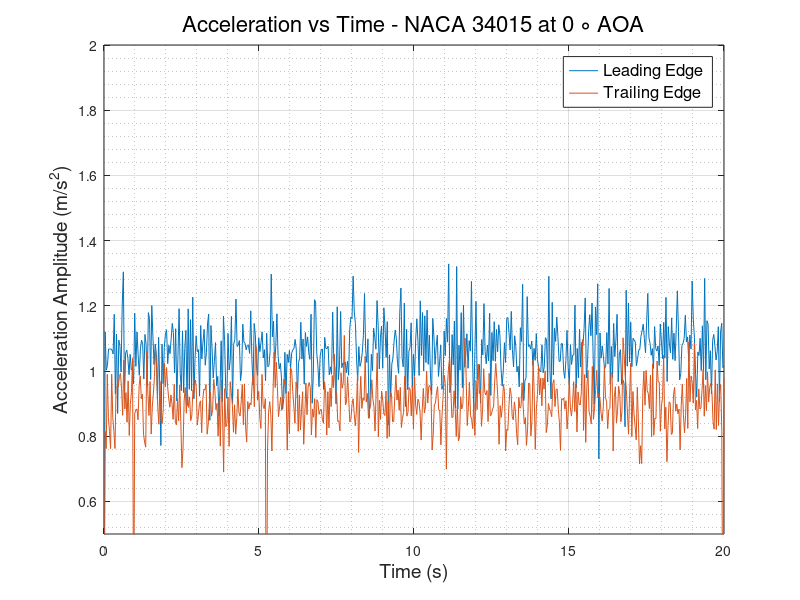
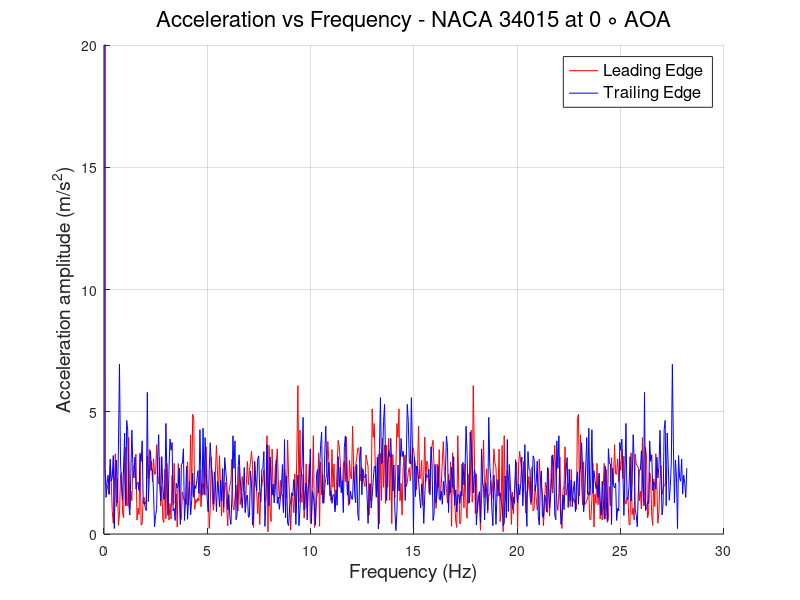

MATLAB code for these plots, in order:
clc
clear
close all
%% READING ACCELEROMETER DATA and defining Variables
                        % LEADING EDGE %
data   = xlsread('LE_700rpm.csv');
LE_time   = data(:,1);
LE_X_acc  = data(:,2);
LE_Y_acc  = data(:,3);
LE_Z_acc  = data(:,4);
LE_R_acc  = sqrt(LE_X_acc.^2 + LE_Y_acc.^2 + LE_Z_acc.^2);
% plot(LE_time,LE_R_acc)
N      = numel(LE_time);
Ts     = abs(diff(LE_time(1:2)));
fs     = 1/Ts;
f_axis = [0:N-1]*fs/N;
A_freq_LE = fft(LE_R_acc);
figure(1) 
plot(LE_time,LE_R_acc)
hold on
figure(2)
hold on
plot(f_axis,abs(A_freq_LE),'-r','LineWidth',0.5)
grid on 
grid minor
                        % TRAILING EDGE %
data   = xlsread('TE_700rpm.csv');
TE_time   = data(:,1);
TE_X_acc  = data(:,2);
TE_Y_acc  = data(:,3);
TE_Z_acc  = data(:,4);
TE_R_acc  = sqrt(TE_X_acc.^2 + TE_Y_acc.^2 + TE_Z_acc.^2);
% plot(TE_time,TE_R_acc)
N      = numel(TE_time);
Ts     = abs(diff(TE_time(1:2)));
fs     = 1/Ts;
f_axis = [0:N-1]*fs/N;
A_freq_TE = fft(TE_R_acc);
figure(1)
plot(TE_time, TE_R_acc)
grid on
grid minor
xlabel('Time (s)','FontSize',14,'FontWeight','normal')
ylabel('Acceleration Amplitude (m/s^2)','FontSize',14,'FontWeight','normal')
legend ('Leading Edge','Trailing Edge','FontSize',12,'FontWeight','normal')
title('Acceleration vs Time - NACA 34015 at 0 \circ AOA','FontSize',16,'FontWeight','normal')
ylim([0.5 2])
figure(2)
plot(f_axis,abs(A_freq_TE),'-b','LineWidth',0.5)
grid on 
grid minor
ylabel('Acceleration amplitude (m/s^2)','FontSize',14,'FontWeight','normal')
xlabel('Frequency (Hz)','FontSize',14,'FontWeight','normal')
ylim([0 20])
legend ('Leading Edge','Trailing Edge','FontSize',12,'FontWeight','normal')
title('Acceleration vs Frequency - NACA 34015 at 0 \circ AOA','FontSize',16,'FontWeight','normal')
